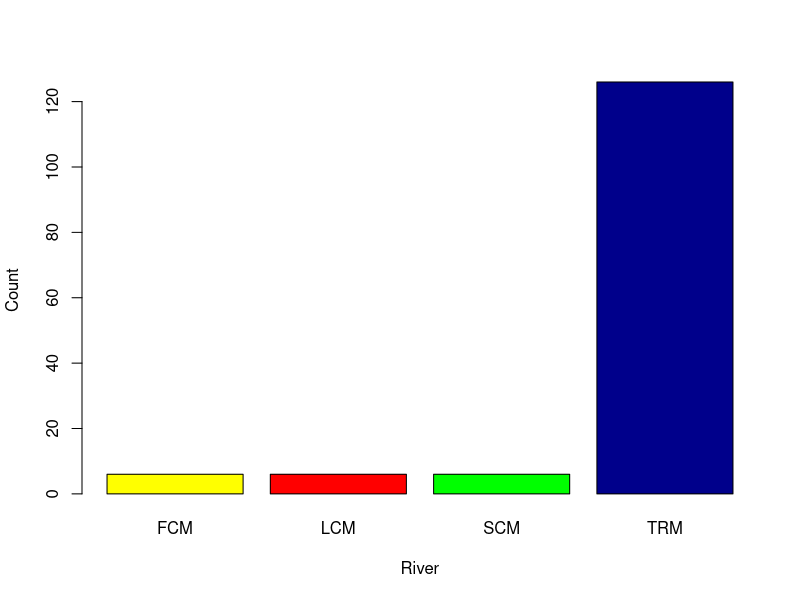
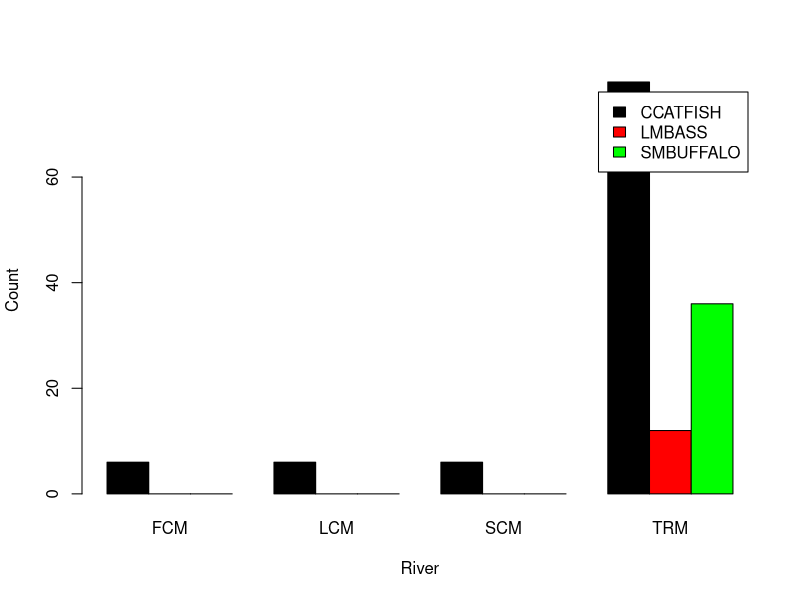
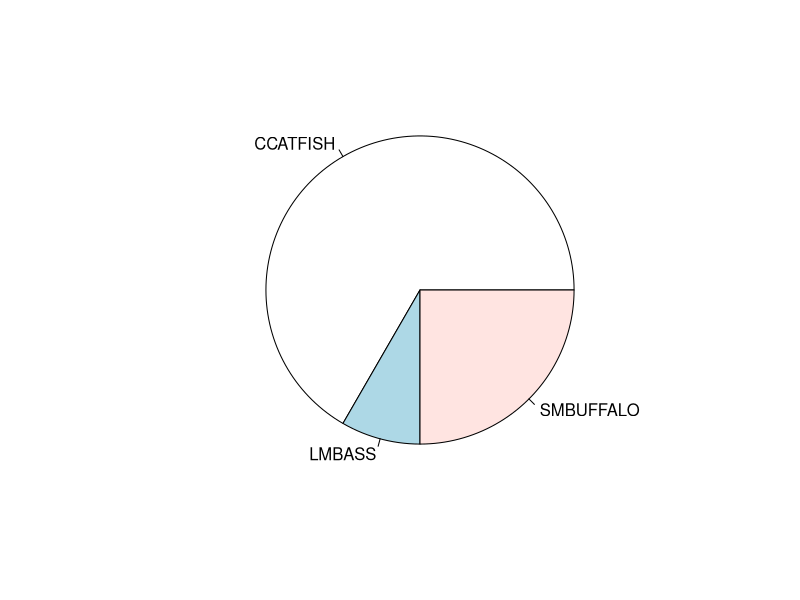
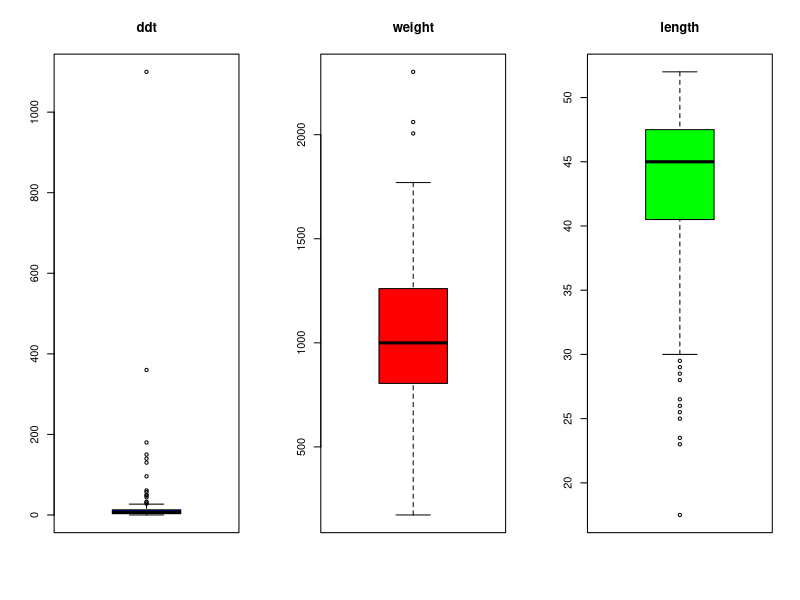
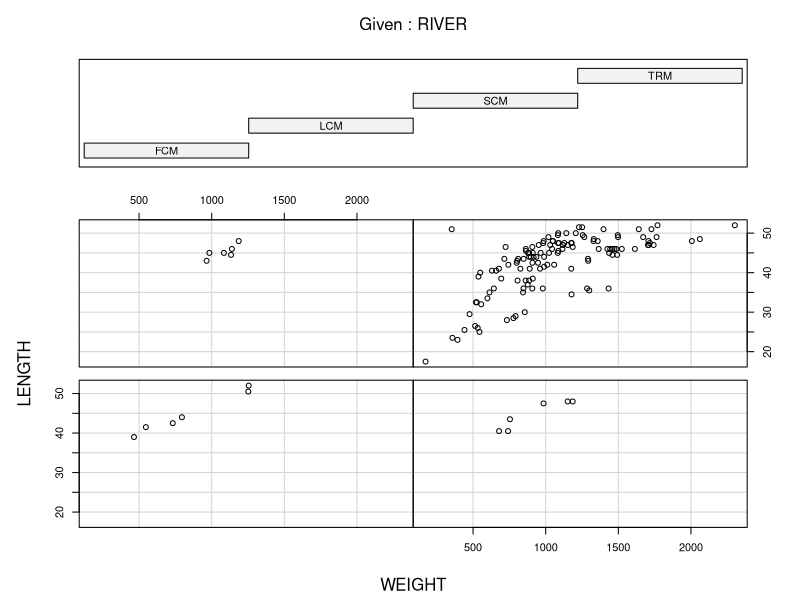
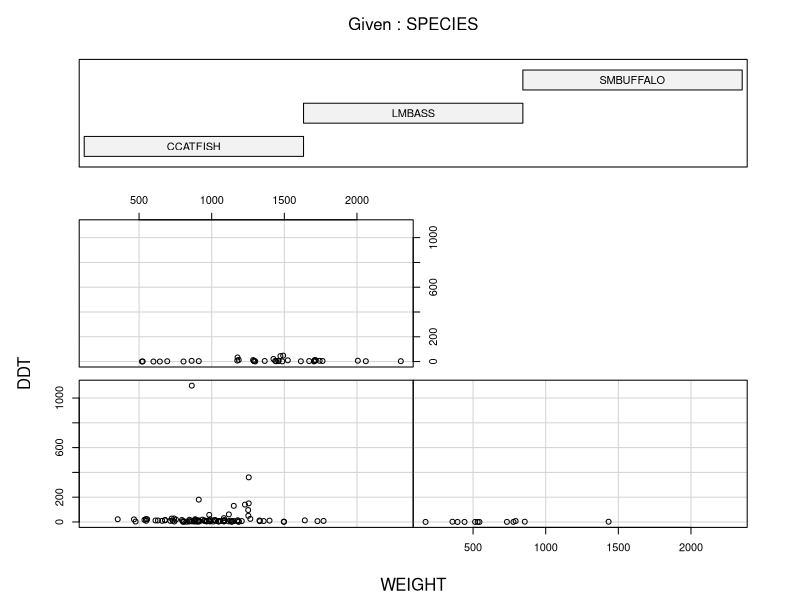

Write the R code that produced these figures, in order.
## ---- chunk 1
knitr::opts_chunk$set(echo = TRUE)
## ---- chunk 2
getwd()
## ---- chunk 3
ddt = read.csv('DDT.csv')
head(ddt)
## ---- chunk 4
col_names = colnames(ddt)

qual <- c()
quant <- c()

for (i in c(1:6)) {
  if ( class(ddt[1,i]) == 'factor') {
    qual <- append(qual, col_names[i])
  } else {
    quant <- append(quant, col_names[i])
  }
}

paste('The qualitative variabels in ddt are ', toString(qual))
paste('the quantitative variables in ddt are ', toString(quant))

n_species <- nlevels(ddt[,"SPECIES"])
paste('there are in total ', n_species, ' number of species')

#the first subset is to gather SPECIES == LMBASS and CCATFISH with weight > 800 gr
subset_species <- ddt[ddt$SPECIES == "LMBASS" | ddt$SPECIES == "CCATFISH" ,]
subset_weight <- subset(subset_species, subset = WEIGHT > 800)

#the second subset is to gather RIVER == SCM with DDT > 10
subset_river <- ddt[ddt$RIVER == "SCM",]
subset_ddt <- subset(subset_river, subset = DDT > 4.0)
## ---- chunk 5
library(dplyr)

table_river <- table(ddt$RIVER)
barplot(table_river, col = c("yellow", "red", "green", "dark blue"), xlab = "River", ylab = "Count")

table_fishcross <- table(ddt$SPECIES, ddt$RIVER)
barplot(table_fishcross, beside = T, col = c("black", "red", "green"), legend = rownames(table_fishcross), 
         xlab = "River", ylab = "Count")
## ---- chunk 6
fish_species <- table(ddt$SPECIES)
pie(fish_species)
## ---- chunk 7
layout(matrix(c(1,2,3),nr=1,nc=3))
boxplot(ddt$DDT, col = 'blue', main = 'ddt')
boxplot(ddt$WEIGHT, col = 'red', main = 'weight')
boxplot(ddt$LENGTH, col = 'green', main = 'length')
## ---- chunk 8
coplot(LENGTH ~ WEIGHT | RIVER, data = ddt)
coplot(DDT ~ WEIGHT | SPECIES, data = ddt)
## ---- chunk 9
library(ggplot2)

